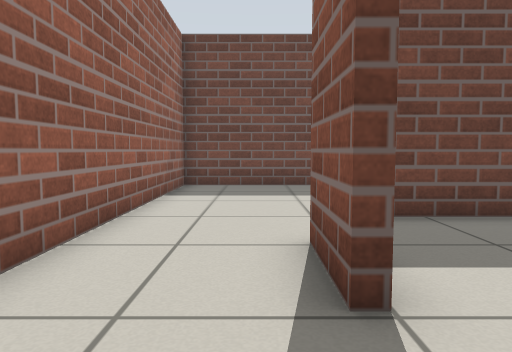
view 1 (above)

12 first-person views from a walk through a robot-simulator world made for Gazebo. The camera is 0.59 m above the floor, tilts 4° down and sees 70° across. The floor is counted in squares, 0.5 m on a side. Each view is taken from the middle of a square. On the plan, view 1 faces up. The plan holds only what a view shows up to about 14 squares ahead; the rest is blank.

view 2
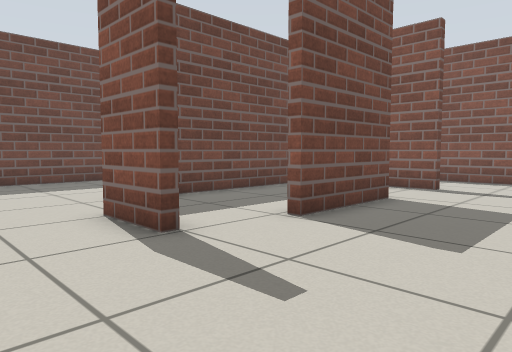

view 3
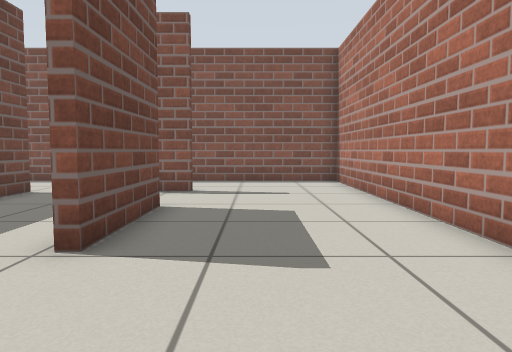

view 4
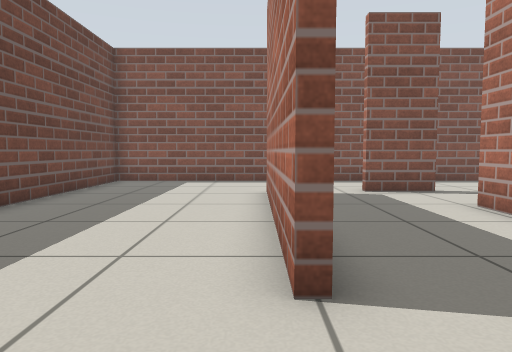

view 5
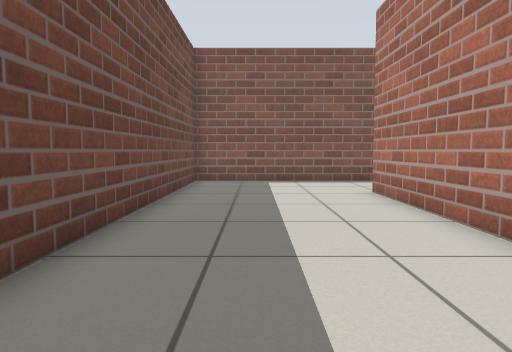

view 6
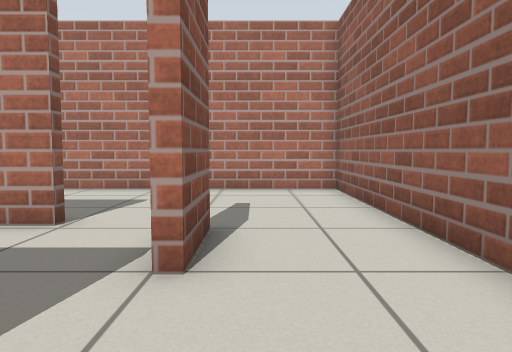

view 7
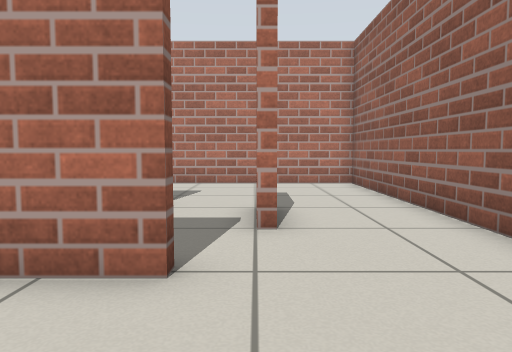

view 8
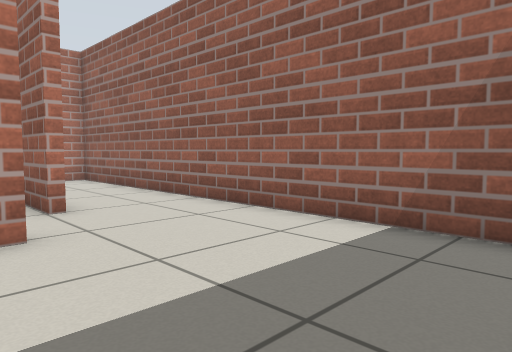

view 9
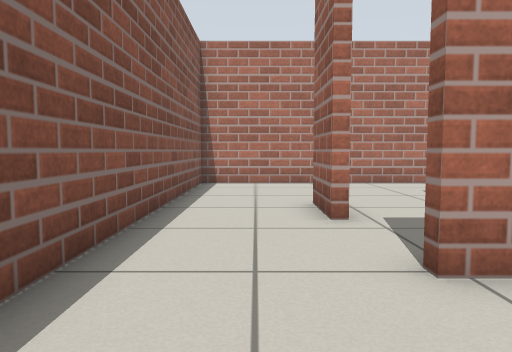

view 10
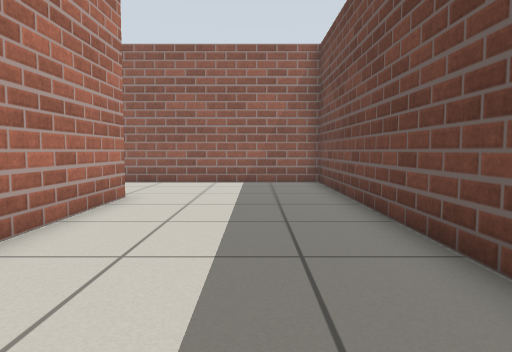

view 11
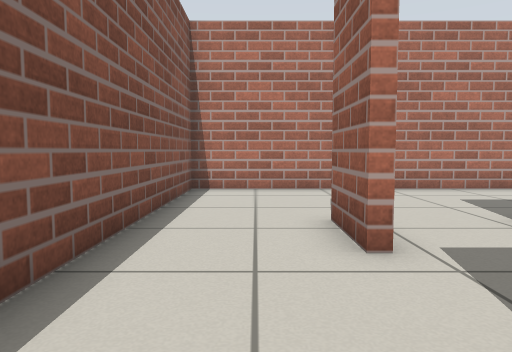

view 12
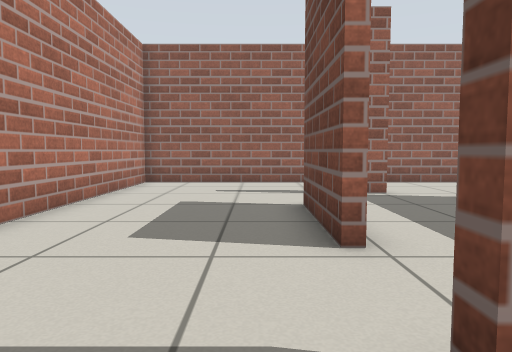

### Floor plan
Points are (right, up) in squares from view 1. A wall is a line through its corners. A room is listed if a view was taken in it or the views show most of it. See-through windows are left out.
Room 1 (views 1, 2, 3, 4, 5, 6, 7, 8, 9, 10, 11, 12)
walls: (5.6, 2.3) (6.7, 2.3); (3.1, 2.3) (4.1, 2.3); (6.7, 2) (3.1, 2); (1.8, 6.7) (9.4, 6.7); (1, 4.6) (1, 2.9); (9.4, 6.4) (2.4, 6.4); (9.7, 3.9) (9.7, 1.8); (0.7, 2.5) (0.7, 4.6); (9.4, 1.8) (9.4, 3.9); (-2.4, 12.3) (-2.4, -3.1) (13, -3.1) (13, 12.3) (-2.4, 12.3)

Where each view was taken, in squares from view 1:
view 1: 0 up, 0 right, facing up
view 2: 2 down, 2 left, facing up-right
view 3: 0 up, 1 left, facing right
view 4: 7 up, 1 left, facing right
view 5: 10 up, 1 left, facing right
view 6: 8 up, 0 right, facing down
view 7: 10 up, 1 right, facing down
view 8: 12 up, 3 right, facing down-left
view 9: 10 up, 11 right, facing down
view 10: 10 up, 11 right, facing left
view 11: 8 up, 11 right, facing down
view 12: 1 up, 11 right, facing left
